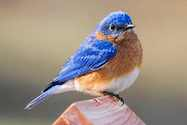
%> input picture bluebird.jpeg, 187 x 125 px
$ octave assignmentClustering.m   (GNU Octave 9; MATLAB toolbox functions it lacks are replaced by stand-ins)
%> lines starting %> are read from the running program, lines starting %| are printed output that depends on the picture
%% SDSU Machine Learning Course (CompE510/EE600/CompE596)
%% Programming Assignment:  K-Means Clustering
%
%  Instructions
%  ------------
%
%  Dataset comes from:
%   https://leafyplace.com/types-of-birds/
%
%
%
%  This file contains code that helps you get started on the
%  k-means clustering assignment.
%
%
%  For this part of the assignment, you will need to change some
%  parts of the code below for various experiments (e.g., changing
%  the number of clusters).


% Initialization
clear ; close all; clc

%% =========== Part 1: Load Image ============================

fprintf('===== Part 1: Load Image ===== \n');

% Instructions: The following code loads and display image bluebird.jped
%               Hint: you can use functions "imread()" and "imshow()"
% ============================================================

% ====================== YOUR CODE HERE ======================
% Step 1: read the image and store it in "img"
img = imread('bluebird.jpeg') %you need to change this
%> img is the input picture: size 125x187x3 uint8; mean R, G, B 156.1, 142.3, 131.3

% Step 2: display the image
imshow(img)

% ============================================================

fprintf('Program paused. Press enter to continue.\n');
pause;

%% =========== Part 2: Cluster Pixels with K-means =============
fprintf('===== Part 2: Cluster Pixels with K-means ===== \n');

% Instructions: The following code cluster the data points (pixels) into K
%               clusters. Tune the value of K to see its impact.
%
%               Procedure:
%               First initilize the centroids
%               Then iterate following steps until convergence (iterate for a certain number of iterations)
%                   a: Assign each pixel into the cluster with centroid closest to it
%                   b: Update the centroids
% ============================================================


% ====================== YOUR CODE HERE ======================
% Step 1: Configure the number of clusters
K = 20  % you need to change this

% Step 2: scale the pixel values so that they fall within [0,1]
img = double(img)/255;
%> img: size 125x187x3 double

% Step 3: convert the image as a 2d matrix
% Hint: if an image is of dimension (n,m,c), then reshape it
%       to a matrix of dimension (n*m,c)
c = size(img, 3);
%> c = 3
img_reshape = reshape(img, [], size(img, c))

% Step 4: initilize the cluster centroids
centroids = rand(K,c)

% Step 5: iterate to cluster the pixels
num_iterations = 100 % change this
SSE = zeros(1, num_iterations);
for iter = 1:num_iterations
    distances = pdist2(img_reshape, centroids, 'euclidean');  % All pairwise distances

    % Assign each pixel to the closest centroid
    [~, clusterAssignments] = min(distances, [], 2);  % Find the closest centroid for each pixel

    % Step 5b: Update centroids
    newCentroids = zeros(K, 3);  % Initialize new centroids matrix

    for i = 1:K
        % Calculate the mean of all pixels assigned to cluster i
        clusterPixels = img_reshape(clusterAssignments == i, :);  % Get pixels assigned to cluster i
        if ~isempty(clusterPixels)
            newCentroids(i, :) = mean(clusterPixels, 1);  % Update centroid to the mean of the assigned pixels
        end
    end

    % Update the centroids
    centroids = newCentroids;
    sse = 0;  % Initialize SSE for this iteration
    numPixels = size(img_reshape, 1);
    for i = 1:numPixels
        % Sum the squared distance between each pixel and its assigned centroid
        sse = sse + sum((img_reshape(i, :) - centroids(clusterAssignments(i), :)).^2);
    end

    % Store the SSE for this iteration
    SSE(iter) = sse;
end
%> after the loop, SSE = 100 values, max 231.5 at index 1, min 91.41 at index 73, mean 98.8; newCentroids = 20 rows, first 12: [0.475 0.511 0.654; 0.759 0.681 0.565; 0.674 0.731 0.907; 0.0851 0.27 0.652; 0.451 0.436 0.41; 0.306 0.484 0.853; 0.614 0.417 0.288; 0.469 0.61 0.91; 0.14 0.189 0.38; 0.829 0.772 0.806; 0.503 0.319 0.227; 0.0748 0.0763 0.155]

% ============================================================
% Step 6: Plot a graph that shows the change of SSE (Sum of Squared Error) as a way
% to check convergence
figure;
plot(1:num_iterations, SSE, '-o');
xlabel('Iteration');
ylabel('Sum of Squared Errors (SSE)');
title('Change in SSE over K-means Iterations');
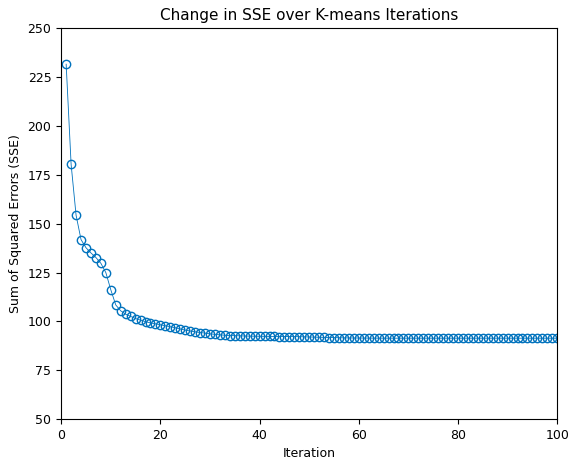
%> figure redrawn from the program's plot data; curve peaks at x = 1, y = 231.5


fprintf('Program paused. Press enter to continue.\n');
pause;

%% =========== Part 3: Construct the Compressed Image ================
fprintf('===== Part 3: Construct the Compressed Image ===== \n');

% Instructions: The following code construct and display the compressed image.
%               Hint: pixels within the same cluster have the same value as
%               the cluster centroid.
%
%
% ====================== YOUR CODE HERE ======================
img_compressed = centroids(clusterAssignments, :);
img_compressed = reshape(img_compressed, size(img));
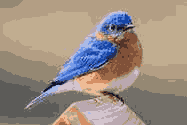
%> img_compressed: size 125x187x3 double; mean R, G, B 0.612, 0.558, 0.515; mean of the top-left, top-right, bottom-left and bottom-right quarters 0.636, 0.577, 0.498, 0.537
img_compressed = uint8(img_compressed * 255);
%> img_compressed: size 125x187x3 uint8
% ============================================================

% store the compressed image
imwrite(img_compressed, 'bluebird_compressed.jpeg');
% display the compressed image
fprintf('Compression is done. \n');
figure;
imshow(img_compressed)
